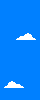

A 2D game scene composited from a Tiled map and its tileset images. What follows is a short description and the map's XML, with every tile layer's data as written:
An orthogonal 10x25 tile map with 4x4 px tiles, 1 tile layer (Capa de Patrones 1).

<map version="1.0" tiledversion="1.0.2" orientation="orthogonal" renderorder="right-down" width="10" height="25" tilewidth="4" tileheight="4" nextobjectid="1">
 <tileset firstgid="1" source="tilesetBeach.tsx" />
 <layer name="Capa de Patrones 1" width="10" height="25">
  <data encoding="csv">
10,10,10,10,10,10,10,10,10,10,
10,10,10,10,10,10,10,10,10,10,
10,10,10,10,10,10,10,10,10,10,
10,10,10,10,10,10,10,10,10,10,
10,10,10,10,10,10,10,10,10,10,
10,10,10,10,10,10,10,10,10,10,
10,10,10,10,10,10,10,10,10,10,
10,10,10,10,10,10,10,10,10,10,
10,10,10,10,10,10,13,14,10,10,
10,10,10,10,13,9,9,9,14,10,
10,10,10,10,10,10,10,10,10,10,
10,10,10,10,10,10,10,10,10,10,
10,10,10,10,10,10,10,10,10,10,
10,10,10,10,10,10,10,10,10,10,
10,10,10,10,10,10,10,10,10,10,
10,10,10,10,10,10,10,10,10,10,
10,10,10,10,10,10,10,10,10,10,
10,10,10,10,10,10,10,10,10,10,
10,10,10,10,10,10,10,10,10,10,
10,10,10,10,10,10,10,10,10,10,
10,10,13,14,10,10,10,10,10,10,
10,13,9,9,9,14,10,10,10,10,
10,10,10,10,10,10,10,10,10,10,
10,10,10,10,10,10,10,10,10,10,
10,10,10,10,10,10,10,10,10,10
</data>
 </layer>
</map>
